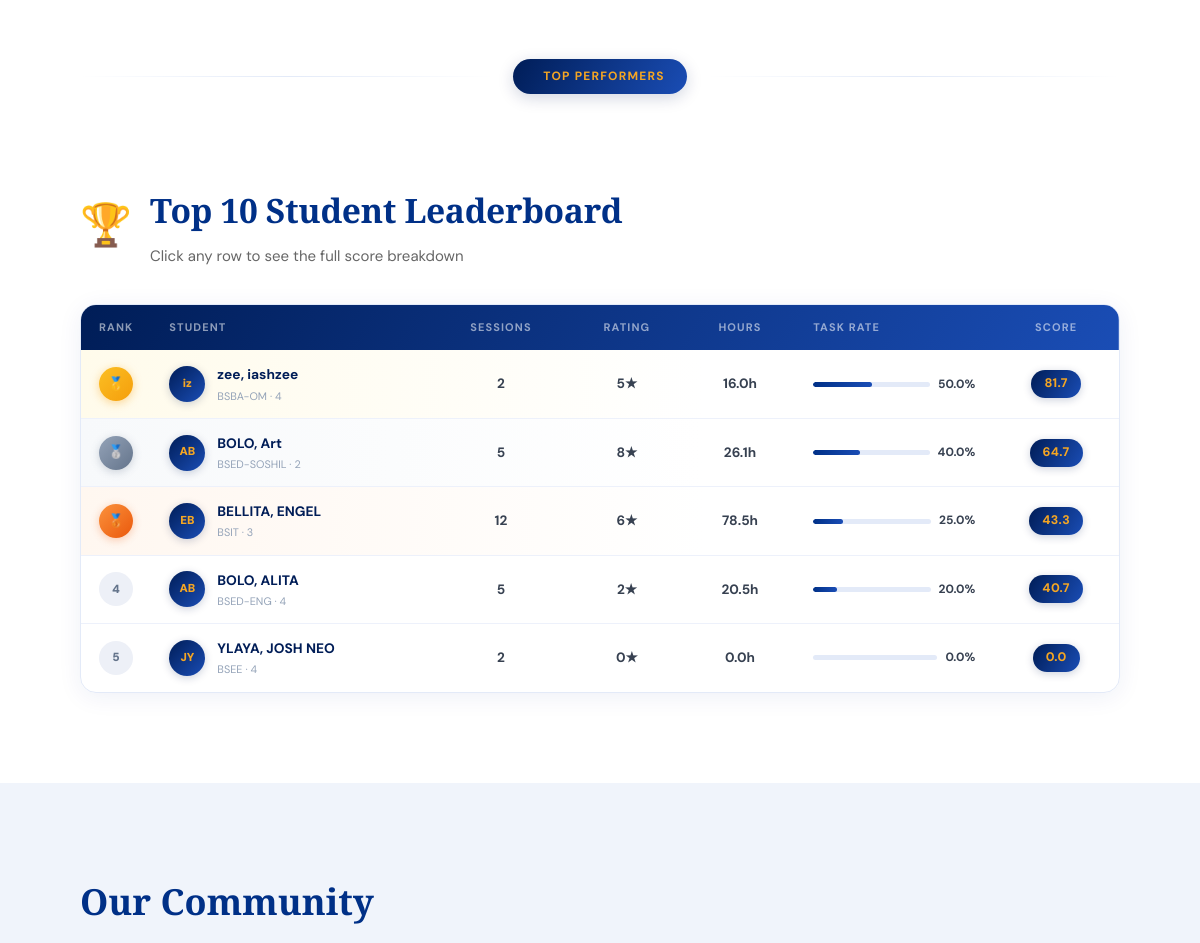
The app's page / (middle part), older data.
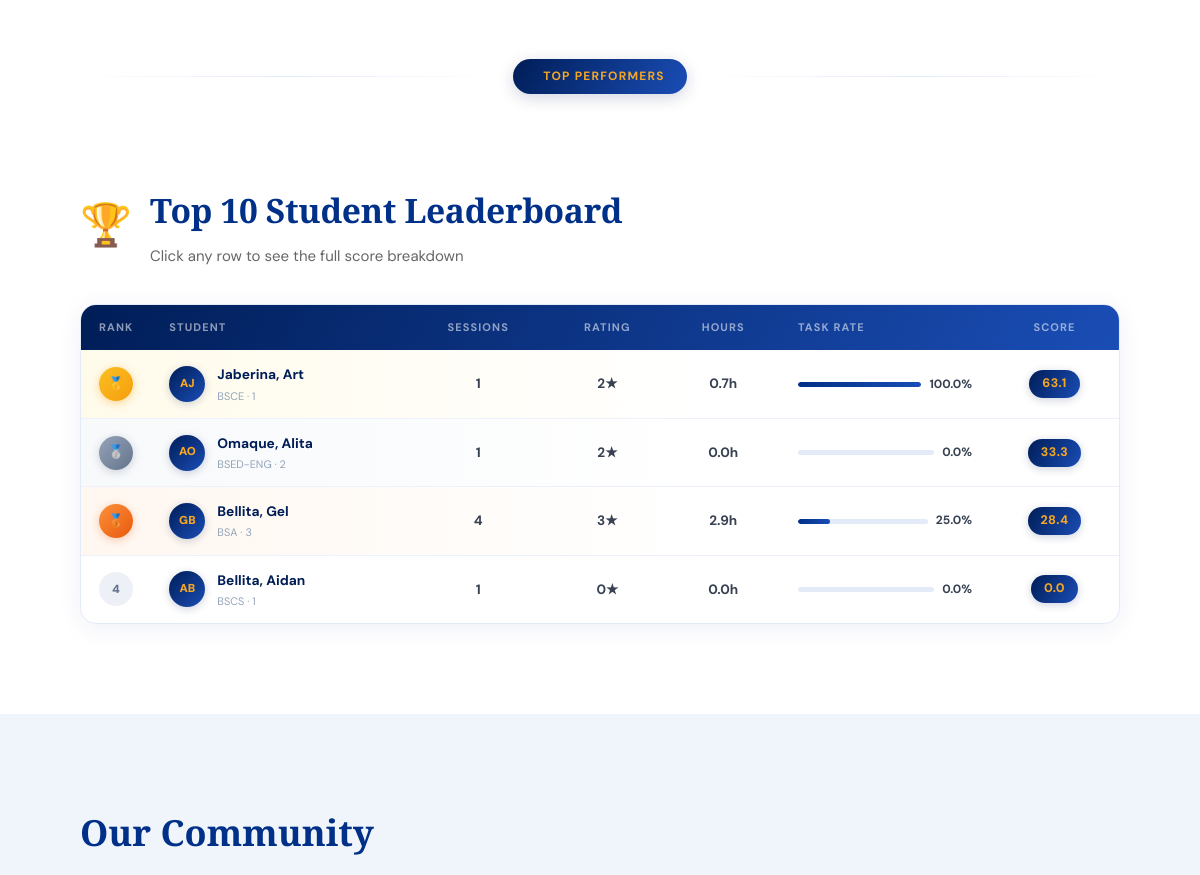
The same page, newer data.
### tables this page shows
CREATE TABLE users (
            idNumber      TEXT PRIMARY KEY,
            firstName     TEXT,
            middleName    TEXT,
            lastName      TEXT,
            email         TEXT UNIQUE,
            yearLevel     TEXT,
            course        TEXT,
            address       TEXT,
            password      TEXT,
            profileImage  TEXT,
            sessions      INTEGER DEFAULT 30
        );

### app.py (the view)
@app.route("/")
def landing():
    conn        = get_db_connection()
    leaderboard = build_leaderboard(conn, limit=10)
    conn.close()
    return render_template("landing_page/landingPage.html", leaderboard=leaderboard)

### app.py (called while the page is built)
def get_db_connection():
    conn = sqlite3.connect("SitIn.db")
    conn.row_factory = sqlite3.Row
    conn.execute("PRAGMA journal_mode=WAL")
    return conn

@app.context_processor
def inject_admin_notifs():
    if session.get("is_admin"):
        return get_admin_notification_counts()
    return {"new_reservations": 0, "new_feedbacks": 0}

### templates/landing_page/landingPage.html (shortened to what the changed rows need)
{% extends 'landing_page/layout.html' %}
{% block page_styles %}
<link rel="stylesheet" href="{{ url_for('static', filename='css/landing.css') }}">
{% endblock %}
{% block content %}
    <section class="landing-lb-section" id="leaderboard">
        <div class="landing-lb-inner">
            <div class="landing-lb-header">
                <div class="landing-lb-title-wrap">
                    <div>
                        <h2 class="landing-lb-title">Top 10 Student Leaderboard</h2>
                    </div>
                </div>
            </div>
            {% if leaderboard %}
            <div class="landing-lb-table-wrap">
                <table class="landing-lb-table">
                    <thead>
                        <tr>
                            <th style="width:56px">Rank</th>
                            <th>Student</th>
                            <th style="text-align:center">Sessions</th>
                            <th style="text-align:center">Rating</th>
                            <th style="text-align:center">Hours</th>
                            <th style="min-width:130px">Task Rate</th>
                            <th style="text-align:center">Score</th>
                        </tr>
                    </thead>
                    <tbody>
                        {% for s in leaderboard %}
                        <tr class="{% if loop.index == 1 %}rank-1{% elif loop.index == 2 %}rank-2{% elif loop.index == 3 %}rank-3{% endif %}"
                            data-student='{{ s | tojson }}'
                            data-rank="{{ loop.index }}"
                            style="cursor:pointer">
                            <td>
                                <div class="landing-rank-badge {% if loop.index == 1 %}r1{% elif loop.index == 2 %}r2{% elif loop.index == 3 %}r3{% else %}rn{% endif %}">
                                    {% if loop.index == 1 %}🥇
                                    {% elif loop.index == 2 %}🥈
                                    {% elif loop.index == 3 %}🥉
                                    {% else %}{{ loop.index }}{% endif %}
                                </div>
                            </td>
                            <td>
                                <div class="landing-lb-student-cell">
                                    <div class="landing-lb-avatar">{{ s['firstName'][0] }}{{ s['lastName'][0] }}</div>
                                    <div>
                                        <div class="landing-lb-student-name">{{ s['lastName'] }}, {{ s['firstName'] }}</div>
                                        <div class="landing-lb-student-info">{{ s['course'] }} · {{ s['yearLevel'] }}</div>
                                    </div>
                                </div>
                            </td>
                            <td class="landing-lb-num-cell">{{ s['total_sessions'] }}</td>
                            <td class="landing-lb-num-cell">{{ s['total_admin_rating'] }}★</td>
                            <td class="landing-lb-num-cell">{{ "%.1f"|format(s['total_minutes'] / 60) }}h</td>
                            <td>
                                <div class="landing-taskrate-wrap">
                                    <div class="landing-taskrate-bar">
                                        <div class="landing-taskrate-fill" style="width:{{ s['task_rate'] }}%"></div>
                                    </div>
                                    <span class="landing-taskrate-pct">{{ s['task_rate'] }}%</span>
                                </div>
                            </td>
                            <td style="text-align:center">
                                <span class="landing-score-badge">{{ s['composite'] }}</span>
                            </td>
                        </tr>
                        {% endfor %}
                    </tbody>
                </table>
            </div>
            {% else %}
            <div class="landing-lb-empty">
                <span style="font-size:2.5rem">🏆</span>
                <p>The leaderboard will populate once students have completed sit-in sessions.</p>
            </div>
            {% endif %}
        </div>
    </section>
    <section class="community-section" id="community">
        <div class="community-inner">
            <h2>Our Community</h2>
        </div>
    </section>
{% endblock %}

Row changes from the older to the newer data that the page shows:
removed users: s "i", s "z", lastName "zee", firstName "iashzee", course "BSBA-OM", yearLevel "4", total_sessions "2", total_admin_rating "5", s "16.0", task_rate "50.0", composite "81.7"
no longer on this page (row edited): users: s "A", s "B", lastName "BOLO", firstName "Art", course "BSED-SOSHIL", yearLevel "2", total_sessions "5", total_admin_rating "8", s "26.1", task_rate "40.0", composite "64.7"
removed users: s "E", s "B", lastName "BELLITA", firstName "ENGEL", course "BSIT", yearLevel "3", total_sessions "12", total_admin_rating "6", s "78.5", task_rate "25.0", composite "43.3"
removed users: s "A", middleName "B", lastName "BOLO", firstName "ALITA", course "BSED-ENG", yearLevel "4", total_sessions "5", total_admin_rating "2", s "20.5", task_rate "20.0", composite "40.7"
removed users: s "J", s "Y", lastName "YLAYA", firstName "JOSH NEO", course "BSEE", yearLevel "4", total_sessions "2", total_admin_rating "0", s "0.0", task_rate "0.0", composite "0.0"
added users: s "A", s "J", lastName "Jaberina", firstName "Art", course "BSCE", yearLevel "1", total_sessions "1", total_admin_rating "2", s "0.7", task_rate "100.0", composite "63.1"
added users: s "A", s "O", lastName "Omaque", firstName "Alita", course "BSED-ENG", yearLevel "2", total_sessions "1", total_admin_rating "2", s "0.0", task_rate "0.0", composite "33.3"
added users: s "G", s "B", lastName "Bellita", firstName "Gel", course "BSA", yearLevel "3", total_sessions "4", total_admin_rating "3", s "2.9", task_rate "25.0", composite "28.4"
added users: s "A", s "B", lastName "Bellita", firstName "Aidan", course "BSCS", yearLevel "1", total_sessions "1", total_admin_rating "0", s "0.0", task_rate "0.0", composite "0.0"
